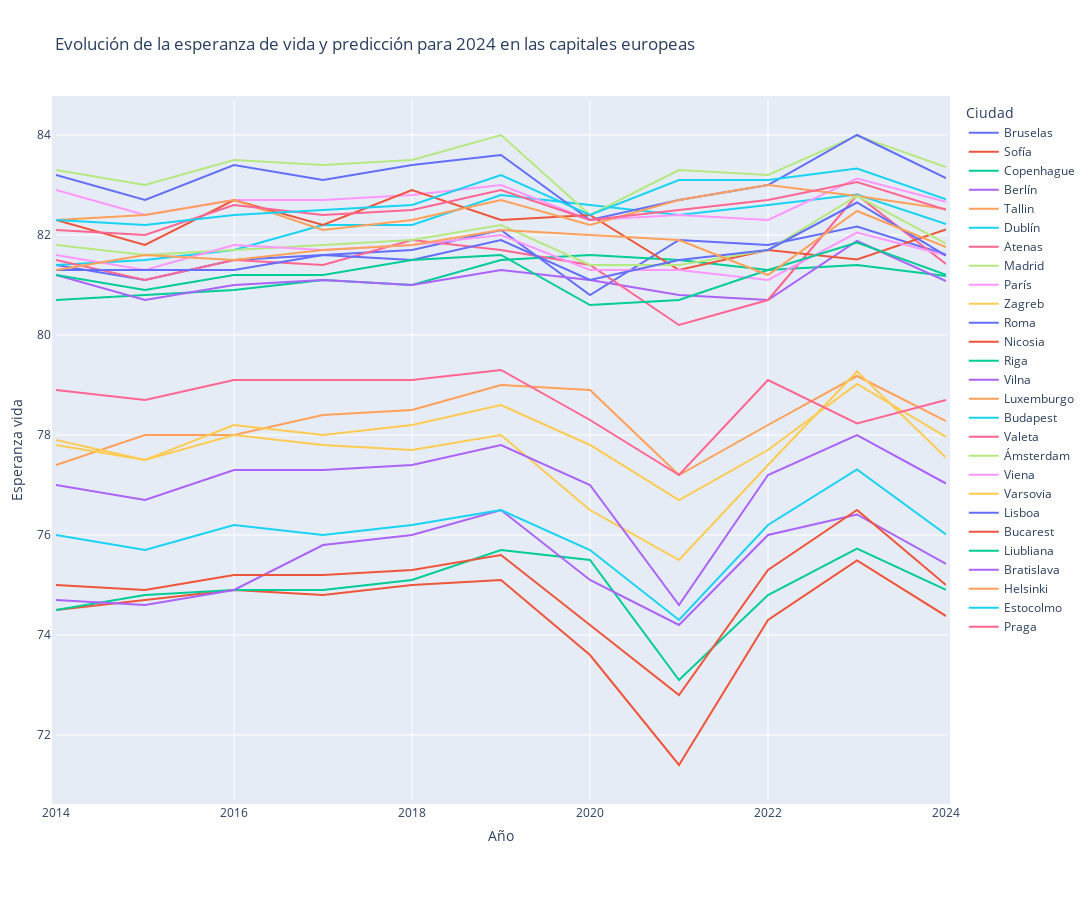

Notebook source saved alongside this figure:
### Code cell
# Ahora quiero alargar el grafico anterior para que se vea mejor

fig = px.line(df_2024, x='Año', y='Esperanza vida', color='Ciudad', title='Evolución de la esperanza de vida y predicción para 2024 en las capitales europeas')

fig.update_layout(
    autosize=False,
    width=1500,
    height=900,
    margin=dict(
        l=50,
        r=50,
        b=100,
        t=100,
        pad=4
    )
)

fig.show();

### Figure 1 — Plotly figure (JSON) as saved in the notebook; plotly's stock layout.template omitted (floating-point values rounded to 4 significant figures)
{"data": [{"hovertemplate": "Ciudad=Bruselas<br>Año=%{x}<br>Esperanza vida=%{y}<extra></extra>", "legendgroup": "Bruselas", "line": {"color": "#636efa", "dash": "solid"}, "marker": {"symbol": "circle"}, "mode": "lines", "name": "Bruselas", "orientation": "v", "showlegend": true, "type": "scatter", "x": [2014, 2015, 2016, 2017, 2018, 2019, 2020, 2021, 2022, 2023, 2024], "xaxis": "x", "y": [81.4, 81.1, 81.5, 81.6, 81.7, 82.1, 80.8, 81.9, 81.8, 82.17, 81.61], "yaxis": "y"}, {"hovertemplate": "Ciudad=Sofía<br>Año=%{x}<br>Esperanza vida=%{y}<extra></extra>", "legendgroup": "Sofía", "line": {"color": "#EF553B", "dash": "solid"}, "marker": {"symbol": "circle"}, "mode": "lines", "name": "Sofía", "orientation": "v", "showlegend": true, "type": "scatter", "x": [2014, 2015, 2016, 2017, 2018, 2019, 2020, 2021, 2022, 2023, 2024], "xaxis": "x", "y": [74.5, 74.7, 74.9, 74.8, 75, 75.1, 73.6, 71.4, 74.3, 75.49, 74.38], "yaxis": "y"}, {"hovertemplate": "Ciudad=Copenhague<br>Año=%{x}<br>Esperanza vida=%{y}<extra></extra>", "legendgroup": "Copenhague", "line": {"color": "#00cc96", "dash": "solid"}, "marker": {"symbol": "circle"}, "mode": "lines", "name": "Copenhague", "orientation": "v", "showlegend": true, "type": "scatter", "x": [2014, 2015, 2016, 2017, 2018, 2019, 2020, 2021, 2022, 2023, 2024], "xaxis": "x", "y": [80.7, 80.8, 80.9, 81.1, 81, 81.5, 81.6, 81.5, 81.3, 81.4, 81.18], "yaxis": "y"}, {"hovertemplate": "Ciudad=Berlín<br>Año=%{x}<br>Esperanza vida=%{y}<extra></extra>", "legendgroup": "Berlín", "line": {"color": "#ab63fa", "dash": "solid"}, "marker": {"symbol": "circle"}, "mode": "lines", "name": "Berlín", "orientation": "v", "showlegend": true, "type": "scatter", "x": [2014, 2015, 2016, 2017, 2018, 2019, 2020, 2021, 2022, 2023, 2024], "xaxis": "x", "y": [81.2, 80.7, 81, 81.1, 81, 81.3, 81.1, 80.8, 80.7, 81.88, 81.08], "yaxis": "y"}, {"hovertemplate": "Ciudad=Tallin<br>Año=%{x}<br>Esperanza vida=%{y}<extra></extra>", "legendgroup": "Tallin", "line": {"color": "#FFA15A", "dash": "solid"}, "marker": {"symbol": "circle"}, "mode": "lines", "name": "Tallin", "orientation": "v", "showlegend": true, "type": "scatter", "x": [2014, 2015, 2016, 2017, 2018, 2019, 2020, 2021, 2022, 2023, 2024], "xaxis": "x", "y": [77.4, 78, 78, 78.4, 78.5, 79, 78.9, 77.2, 78.2, 79.18, 78.28], "yaxis": "y"}, {"hovertemplate": "Ciudad=Dublín<br>Año=%{x}<br>Esperanza vida=%{y}<extra></extra>", "legendgroup": "Dublín", "line": {"color": "#19d3f3", "dash": "solid"}, "marker": {"symbol": "circle"}, "mode": "lines", "name": "Dublín", "orientation": "v", "showlegend": true, "type": "scatter", "x": [2014, 2015, 2016, 2017, 2018, 2019, 2020, 2021, 2022, 2023, 2024], "xaxis": "x", "y": [81.4, 81.5, 81.7, 82.2, 82.2, 82.8, 82.6, 82.4, 82.6, 82.81, 82.22], "yaxis": "y"}, {"hovertemplate": "Ciudad=Atenas<br>Año=%{x}<br>Esperanza vida=%{y}<extra></extra>", "legendgroup": "Atenas", "line": {"color": "#FF6692", "dash": "solid"}, "marker": {"symbol": "circle"}, "mode": "lines", "name": "Atenas", "orientation": "v", "showlegend": true, "type": "scatter", "x": [2014, 2015, 2016, 2017, 2018, 2019, 2020, 2021, 2022, 2023, 2024], "xaxis": "x", "y": [81.5, 81.1, 81.5, 81.4, 81.9, 81.7, 81.4, 80.2, 80.7, 82.8, 81.42], "yaxis": "y"}, {"hovertemplate": "Ciudad=Madrid<br>Año=%{x}<br>Esperanza vida=%{y}<extra></extra>", "legendgroup": "Madrid", "line": {"color": "#B6E880", "dash": "solid"}, "marker": {"symbol": "circle"}, "mode": "lines", "name": "Madrid", "orientation": "v", "showlegend": true, "type": "scatter", "x": [2014, 2015, 2016, 2017, 2018, 2019, 2020, 2021, 2022, 2023, 2024], "xaxis": "x", "y": [83.3, 83, 83.5, 83.4, 83.5, 84, 82.4, 83.3, 83.2, 83.99, 83.36], "yaxis": "y"}, {"hovertemplate": "Ciudad=París<br>Año=%{x}<br>Esperanza vida=%{y}<extra></extra>", "legendgroup": "París", "line": {"color": "#FF97FF", "dash": "solid"}, "marker": {"symbol": "circle"}, "mode": "lines", "name": "París", "orientation": "v", "showlegend": true, "type": "scatter", "x": [2014, 2015, 2016, 2017, 2018, 2019, 2020, 2021, 2022, 2023, 2024], "xaxis": "x", "y": [82.9, 82.4, 82.7, 82.7, 82.8, 83, 82.3, 82.4, 82.3, 83.13, 82.66], "yaxis": "y"}, {"hovertemplate": "Ciudad=Zagreb<br>Año=%{x}<br>Esperanza vida=%{y}<extra></extra>", "legendgroup": "Zagreb", "line": {"color": "#FECB52", "dash": "solid"}, "marker": {"symbol": "circle"}, "mode": "lines", "name": "Zagreb", "orientation": "v", "showlegend": true, "type": "scatter", "x": [2014, 2015, 2016, 2017, 2018, 2019, 2020, 2021, 2022, 2023, 2024], "xaxis": "x", "y": [77.9, 77.5, 78.2, 78, 78.2, 78.6, 77.8, 76.7, 77.7, 79.02, 77.96], "yaxis": "y"}, {"hovertemplate": "Ciudad=Roma<br>Año=%{x}<br>Esperanza vida=%{y}<extra></extra>", "legendgroup": "Roma", "line": {"color": "#636efa", "dash": "solid"}, "marker": {"symbol": "circle"}, "mode": "lines", "name": "Roma", "orientation": "v", "showlegend": true, "type": "scatter", "x": [2014, 2015, 2016, 2017, 2018, 2019, 2020, 2021, 2022, 2023, 2024], "xaxis": "x", "y": [83.2, 82.7, 83.4, 83.1, 83.4, 83.6, 82.3, 82.7, 83, 84, 83.14], "yaxis": "y"}, {"hovertemplate": "Ciudad=Nicosia<br>Año=%{x}<br>Esperanza vida=%{y}<extra></extra>", "legendgroup": "Nicosia", "line": {"color": "#EF553B", "dash": "solid"}, "marker": {"symbol": "circle"}, "mode": "lines", "name": "Nicosia", "orientation": "v", "showlegend": true, "type": "scatter", "x": [2014, 2015, 2016, 2017, 2018, 2019, 2020, 2021, 2022, 2023, 2024], "xaxis": "x", "y": [82.3, 81.8, 82.7, 82.2, 82.9, 82.3, 82.4, 81.3, 81.7, 81.51, 82.11], "yaxis": "y"}, {"hovertemplate": "Ciudad=Riga<br>Año=%{x}<br>Esperanza vida=%{y}<extra></extra>", "legendgroup": "Riga", "line": {"color": "#00cc96", "dash": "solid"}, "marker": {"symbol": "circle"}, "mode": "lines", "name": "Riga", "orientation": "v", "showlegend": true, "type": "scatter", "x": [2014, 2015, 2016, 2017, 2018, 2019, 2020, 2021, 2022, 2023, 2024], "xaxis": "x", "y": [74.5, 74.8, 74.9, 74.9, 75.1, 75.7, 75.5, 73.1, 74.8, 75.73, 74.9], "yaxis": "y"}, {"hovertemplate": "Ciudad=Vilna<br>Año=%{x}<br>Esperanza vida=%{y}<extra></extra>", "legendgroup": "Vilna", "line": {"color": "#ab63fa", "dash": "solid"}, "marker": {"symbol": "circle"}, "mode": "lines", "name": "Vilna", "orientation": "v", "showlegend": true, "type": "scatter", "x": [2014, 2015, 2016, 2017, 2018, 2019, 2020, 2021, 2022, 2023, 2024], "xaxis": "x", "y": [74.7, 74.6, 74.9, 75.8, 76, 76.5, 75.1, 74.2, 76, 76.41, 75.42], "yaxis": "y"}, {"hovertemplate": "Ciudad=Luxemburgo<br>Año=%{x}<br>Esperanza vida=%{y}<extra></extra>", "legendgroup": "Luxemburgo", "line": {"color": "#FFA15A", "dash": "solid"}, "marker": {"symbol": "circle"}, "mode": "lines", "name": "Luxemburgo", "orientation": "v", "showlegend": true, "type": "scatter", "x": [2014, 2015, 2016, 2017, 2018, 2019, 2020, 2021, 2022, 2023, 2024], "xaxis": "x", "y": [82.3, 82.4, 82.7, 82.1, 82.3, 82.7, 82.2, 82.7, 83, 82.78, 82.52], "yaxis": "y"}, {"hovertemplate": "Ciudad=Budapest<br>Año=%{x}<br>Esperanza vida=%{y}<extra></extra>", "legendgroup": "Budapest", "line": {"color": "#19d3f3", "dash": "solid"}, "marker": {"symbol": "circle"}, "mode": "lines", "name": "Budapest", "orientation": "v", "showlegend": true, "type": "scatter", "x": [2014, 2015, 2016, 2017, 2018, 2019, 2020, 2021, 2022, 2023, 2024], "xaxis": "x", "y": [76, 75.7, 76.2, 76, 76.2, 76.5, 75.7, 74.3, 76.2, 77.31, 76.01], "yaxis": "y"}, {"hovertemplate": "Ciudad=Valeta<br>Año=%{x}<br>Esperanza vida=%{y}<extra></extra>", "legendgroup": "Valeta", "line": {"color": "#FF6692", "dash": "solid"}, "marker": {"symbol": "circle"}, "mode": "lines", "name": "Valeta", "orientation": "v", "showlegend": true, "type": "scatter", "x": [2014, 2015, 2016, 2017, 2018, 2019, 2020, 2021, 2022, 2023, 2024], "xaxis": "x", "y": [82.1, 82, 82.6, 82.4, 82.5, 82.9, 82.3, 82.5, 82.7, 83.06, 82.51], "yaxis": "y"}, {"hovertemplate": "Ciudad=Ámsterdam<br>Año=%{x}<br>Esperanza vida=%{y}<extra></extra>", "legendgroup": "Ámsterdam", "line": {"color": "#B6E880", "dash": "solid"}, "marker": {"symbol": "circle"}, "mode": "lines", "name": "Ámsterdam", "orientation": "v", "showlegend": true, "type": "scatter", "x": [2014, 2015, 2016, 2017, 2018, 2019, 2020, 2021, 2022, 2023, 2024], "xaxis": "x", "y": [81.8, 81.6, 81.7, 81.8, 81.9, 82.2, 81.4, 81.4, 81.7, 82.78, 81.83], "yaxis": "y"}, {"hovertemplate": "Ciudad=Viena<br>Año=%{x}<br>Esperanza vida=%{y}<extra></extra>", "legendgroup": "Viena", "line": {"color": "#FF97FF", "dash": "solid"}, "marker": {"symbol": "circle"}, "mode": "lines", "name": "Viena", "orientation": "v", "showlegend": true, "type": "scatter", "x": [2014, 2015, 2016, 2017, 2018, 2019, 2020, 2021, 2022, 2023, 2024], "xaxis": "x", "y": [81.6, 81.3, 81.8, 81.7, 81.8, 82, 81.3, 81.3, 81.1, 82.05, 81.59], "yaxis": "y"}, {"hovertemplate": "Ciudad=Varsovia<br>Año=%{x}<br>Esperanza vida=%{y}<extra></extra>", "legendgroup": "Varsovia", "line": {"color": "#FECB52", "dash": "solid"}, "marker": {"symbol": "circle"}, "mode": "lines", "name": "Varsovia", "orientation": "v", "showlegend": true, "type": "scatter", "x": [2014, 2015, 2016, 2017, 2018, 2019, 2020, 2021, 2022, 2023, 2024], "xaxis": "x", "y": [77.8, 77.5, 78, 77.8, 77.7, 78, 76.5, 75.5, 77.4, 79.27, 77.55], "yaxis": "y"}, {"hovertemplate": "Ciudad=Lisboa<br>Año=%{x}<br>Esperanza vida=%{y}<extra></extra>", "legendgroup": "Lisboa", "line": {"color": "#636efa", "dash": "solid"}, "marker": {"symbol": "circle"}, "mode": "lines", "name": "Lisboa", "orientation": "v", "showlegend": true, "type": "scatter", "x": [2014, 2015, 2016, 2017, 2018, 2019, 2020, 2021, 2022, 2023, 2024], "xaxis": "x", "y": [81.3, 81.3, 81.3, 81.6, 81.5, 81.9, 81.1, 81.5, 81.7, 82.65, 81.59], "yaxis": "y"}, {"hovertemplate": "Ciudad=Bucarest<br>Año=%{x}<br>Esperanza vida=%{y}<extra></extra>", "legendgroup": "Bucarest", "line": {"color": "#EF553B", "dash": "solid"}, "marker": {"symbol": "circle"}, "mode": "lines", "name": "Bucarest", "orientation": "v", "showlegend": true, "type": "scatter", "x": [2014, 2015, 2016, 2017, 2018, 2019, 2020, 2021, 2022, 2023, 2024], "xaxis": "x", "y": [75, 74.9, 75.2, 75.2, 75.3, 75.6, 74.2, 72.8, 75.3, 76.5, 75.0], "yaxis": "y"}, {"hovertemplate": "Ciudad=Liubliana<br>Año=%{x}<br>Esperanza vida=%{y}<extra></extra>", "legendgroup": "Liubliana", "line": {"color": "#00cc96", "dash": "solid"}, "marker": {"symbol": "circle"}, "mode": "lines", "name": "Liubliana", "orientation": "v", "showlegend": true, "type": "scatter", "x": [2014, 2015, 2016, 2017, 2018, 2019, 2020, 2021, 2022, 2023, 2024], "xaxis": "x", "y": [81.2, 80.9, 81.2, 81.2, 81.5, 81.6, 80.6, 80.7, 81.3, 81.85, 81.2], "yaxis": "y"}, {"hovertemplate": "Ciudad=Bratislava<br>Año=%{x}<br>Esperanza vida=%{y}<extra></extra>", "legendgroup": "Bratislava", "line": {"color": "#ab63fa", "dash": "solid"}, "marker": {"symbol": "circle"}, "mode": "lines", "name": "Bratislava", "orientation": "v", "showlegend": true, "type": "scatter", "x": [2014, 2015, 2016, 2017, 2018, 2019, 2020, 2021, 2022, 2023, 2024], "xaxis": "x", "y": [77, 76.7, 77.3, 77.3, 77.4, 77.8, 77, 74.6, 77.2, 78, 77.03], "yaxis": "y"}, {"hovertemplate": "Ciudad=Helsinki<br>Año=%{x}<br>Esperanza vida=%{y}<extra></extra>", "legendgroup": "Helsinki", "line": {"color": "#FFA15A", "dash": "solid"}, "marker": {"symbol": "circle"}, "mode": "lines", "name": "Helsinki", "orientation": "v", "showlegend": true, "type": "scatter", "x": [2014, 2015, 2016, 2017, 2018, 2019, 2020, 2021, 2022, 2023, 2024], "xaxis": "x", "y": [81.3, 81.6, 81.5, 81.7, 81.8, 82.1, 82, 81.9, 81.2, 82.48, 81.76], "yaxis": "y"}, {"hovertemplate": "Ciudad=Estocolmo<br>Año=%{x}<br>Esperanza vida=%{y}<extra></extra>", "legendgroup": "Estocolmo", "line": {"color": "#19d3f3", "dash": "solid"}, "marker": {"symbol": "circle"}, "mode": "lines", "name": "Estocolmo", "orientation": "v", "showlegend": true, "type": "scatter", "x": [2014, 2015, 2016, 2017, 2018, 2019, 2020, 2021, 2022, 2023, 2024], "xaxis": "x", "y": [82.3, 82.2, 82.4, 82.5, 82.6, 83.2, 82.4, 83.1, 83.1, 83.33, 82.71], "yaxis": "y"}, {"hovertemplate": "Ciudad=Praga<br>Año=%{x}<br>Esperanza vida=%{y}<extra></extra>", "legendgroup": "Praga", "line": {"color": "#FF6692", "dash": "solid"}, "marker": {"symbol": "circle"}, "mode": "lines", "name": "Praga", "orientation": "v", "showlegend": true, "type": "scatter", "x": [2014, 2015, 2016, 2017, 2018, 2019, 2020, 2021, 2022, 2023, 2024], "xaxis": "x", "y": [78.9, 78.7, 79.1, 79.1, 79.1, 79.3, 78.3, 77.2, 79.1, 78.23, 78.7], "yaxis": "y"}], "layout": {"autosize": false, "height": 900, "legend": {"title": {"text": "Ciudad"}, "tracegroupgap": 0}, "margin": {"b": 100, "l": 50, "pad": 4, "r": 50, "t": 100}, "title": {"text": "Evolución de la esperanza de vida y predicción para 2024 en las capitales europeas"}, "width": 1500, "xaxis": {"anchor": "y", "domain": [0, 1], "title": {"text": "Año"}}, "yaxis": {"anchor": "x", "domain": [0, 1], "title": {"text": "Esperanza vida"}}}}
